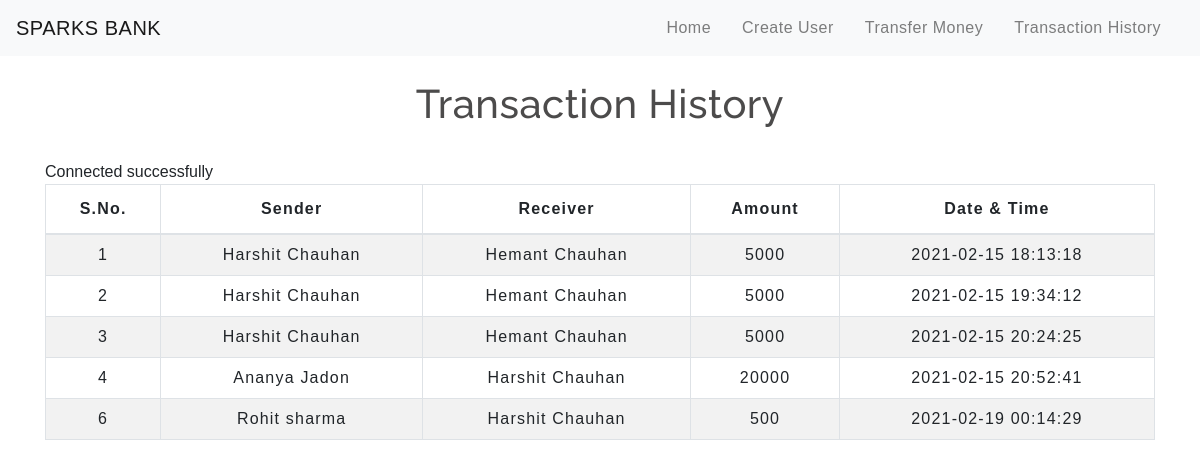
The page /transactionhistory.php on the database its author committed.
### tables this page shows
CREATE TABLE `transaction` (
  `sno` int(3) NOT NULL,
  `sender` text NOT NULL,
  `receiver` text NOT NULL,
  `balance` int(8) NOT NULL,
  `datetime` datetime NOT NULL DEFAULT current_timestamp()
);

### transactionhistory.php (the view, shortened to what this page needs)
<!DOCTYPE html>
<html lang="en">
<head>
    <link rel="stylesheet" href="https://stackpath.bootstrapcdn.com/bootstrap/4.5.2/css/bootstrap.min.css">
    <link rel="stylesheet" type="text/css" href="css/table.css">
    <link rel="stylesheet" type="text/css" href="css/navbar.css">
</head>
<body>
<?php
  include 'navbar.php';
?>
	<div class="container">
        <h2 class="text-center pt-4">Transaction History</h2>
       <br>
       <div class="table-responsive-sm">
    <table class="table table-hover table-striped table-condensed table-bordered">
        <thead>
            <tr>
                <th class="text-center">S.No.</th>
                <th class="text-center">Sender</th>
                <th class="text-center">Receiver</th>
                <th class="text-center">Amount</th>
                <th class="text-center">Date & Time</th>
            </tr>
        </thead>
        <tbody>
        <?php
            include 'config.php';
            $sql ="select * from transaction";
            $query =mysqli_query($conn, $sql);
            while($rows = mysqli_fetch_assoc($query))
            {
        ?>
            <tr>
            <td class="py-2"><?php echo $rows['sno']; ?></td>
            <td class="py-2"><?php echo $rows['sender']; ?></td>
            <td class="py-2"><?php echo $rows['receiver']; ?></td>
            <td class="py-2"><?php echo $rows['balance']; ?> </td>
            <td class="py-2"><?php echo $rows['datetime']; ?> </td>
        <?php
            }
        ?>
        </tbody>
    </table>
    </div>
</div>
</body>
</html>

### css/table.css (style rules this page uses)
* { padding: 0; margin: 0; box-sizing: border-box; font-family: sans-serif; }
h2 { font-size: 40px; }
table { letter-spacing: 1.2px; }
td { text-align: center; }

### css/navbar.css (style rules this page uses)
h2 { color: #4C4B4B; letter-spacing: 0.5px; font-family: raleway; }

### rows shown on the page
transaction: sno "1", sender "Harshit Chauhan", receiver "Hemant Chauhan", balance "5000", datetime "2021-02-15 18:13:18"
transaction: sno "2", sender "Harshit Chauhan", receiver "Hemant Chauhan", balance "5000", datetime "2021-02-15 19:34:12"
transaction: sno "3", sender "Harshit Chauhan", receiver "Hemant Chauhan", balance "5000", datetime "2021-02-15 20:24:25"
transaction: sno "4", sender "Ananya Jadon", receiver "Harshit Chauhan", balance "20000", datetime "2021-02-15 20:52:41"
transaction: sno "6", sender "Rohit sharma", receiver "Harshit Chauhan", balance "500", datetime "2021-02-19 00:14:29"
